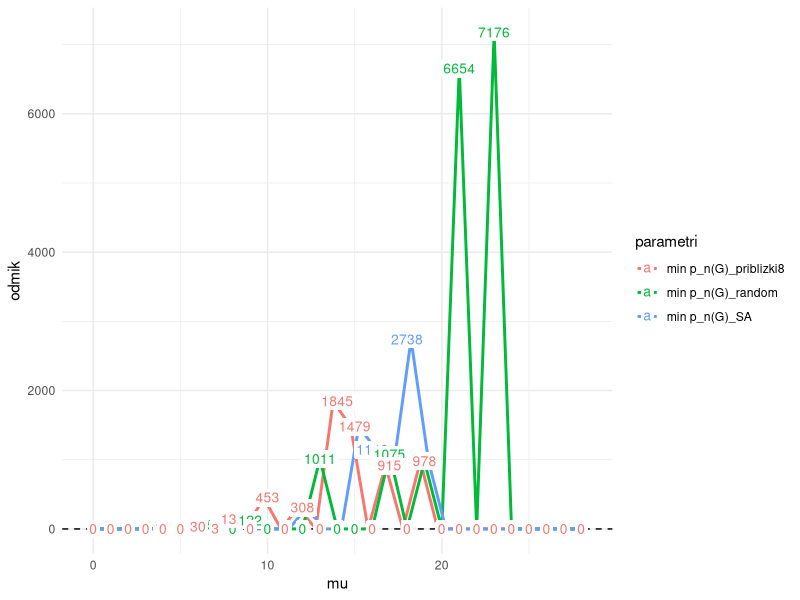
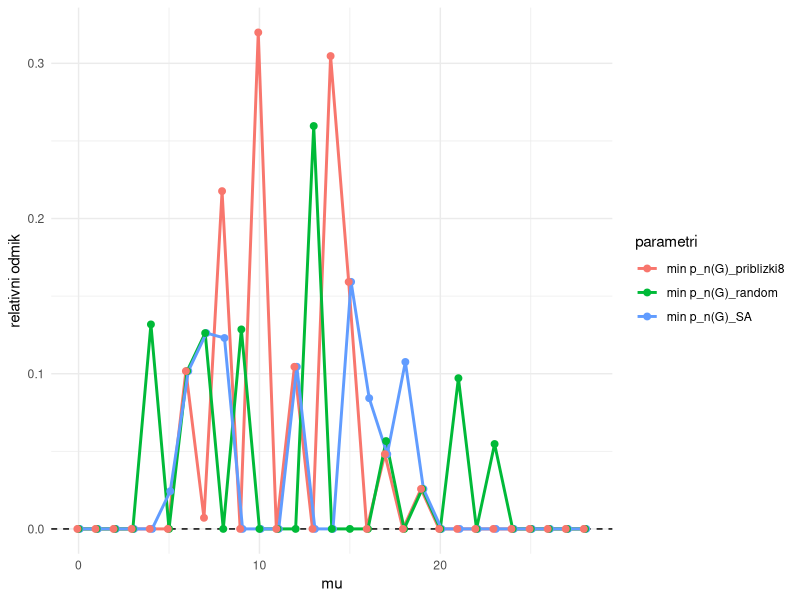
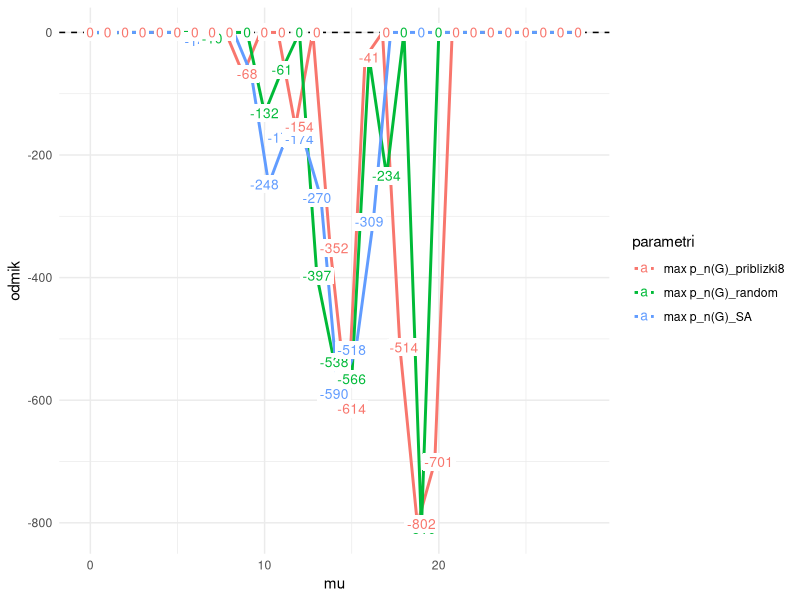
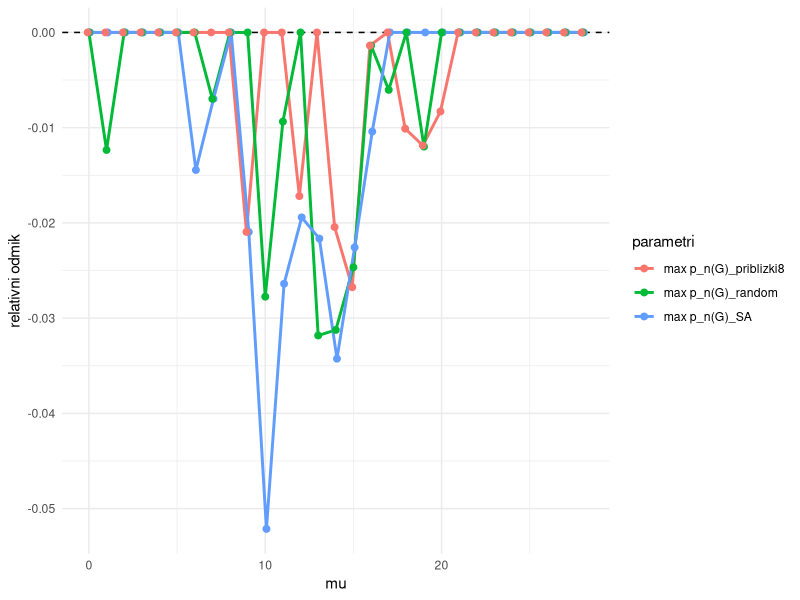

Source code (R) for these figures, in order:
library(readxl)
library(dplyr)
library(tidyverse)
library(ggplot2)
library(knitr)
library(kableExtra)



osnovno <- read.csv("1del_SA_n_9.csv") %>%
  rename(
    `min p_n(G)_SA`= `min.p_n.G.`,
    `max p_n(G)_SA`=`max.p_n.G.`,
    `graph_min_SA` = `graph6_min`,
    `graph_max_SA` = `graph6_max`) %>%
  .[-(1:62), ]

random <- read.csv("1del_SA_n9_random.csv") %>%
rename(
  `min p_n(G)_random`= `min.p_n.G.`,
  `max p_n(G)_random`=`max.p_n.G.`,
  `graph_min_random` = `graph6_min`,
  `graph_max_random` = `graph6_max`)

priblizki8 <- read.csv("1del_SA_n9_priblizki8.csv") %>%
  rename(
    `min p_n(G)_priblizki8`= `min.p_n.G.`,
    `max p_n(G)_priblizki8`=`max.p_n.G.`,
    `graph_min_priblizki8` = `graph6_min`,
    `graph_max_priblizki8` = `graph6_max`) %>%
    .[-(1:22), ]

tocne_vrednosti <- read.csv("1del_mali.csv") %>%
rename(
  `min p_n(G)_pravilno`= `min_pn`,
  `max p_n(G)_pravilno`=`max_pn`,
  `graph_min_pravilno` = `min_g6`,
  `graph_max_pravilno` = `max_g6`) %>%
  .[-(1:62), ]


tabela_vseh_podatkov <- cbind(tocne_vrednosti, osnovno, random, priblizki8) %>%
  select(c(1,2,3,5,9,10,15,16,21,22))





##########################################
#najprej za minimum
graf_1 <- tabela_vseh_podatkov %>%
  select(1, 2, starts_with("min")) %>%
  pivot_longer(-c(1,2), names_to = "parametri", values_to = "vrednosti") %>%
  mutate(
    parametri = factor(parametri)
  )

# pravilne vrednosti (po vrsticah!)
pravilna_1 <- tabela_vseh_podatkov %>%
  pull(`min p_n(G)_pravilno`)

tabela_1 <- tabela_vseh_podatkov %>%
  select(n, mu, `min p_n(G)_pravilno`, starts_with("min p_n(G)_")) %>%
  pivot_longer(
    cols = -c(n, mu, `min p_n(G)_pravilno`),
    names_to = "parametri",
    values_to = "vrednosti"
  ) %>%
  mutate(
    parametri = factor(parametri),
    odmik = vrednosti - `min p_n(G)_pravilno`,
    relativni_odmik = odmik / `min p_n(G)_pravilno`
  )

# povzetek odmikov po metodi/parametru
povzetek_min <- tabela_1 %>%
  group_by(parametri) %>%
  summarise(
    vsota_odmikov   = sum(odmik, na.rm = TRUE),
    vsota_relativnih_odmikov = sum(relativni_odmik, na.rm = TRUE),
    stevilo_odmikov = sum(odmik != 0, na.rm = TRUE),
    .groups = "drop"
  )


#da bom lahko to tabelo uvozila v R
kable(
  povzetek_min,
  format = "latex",
  booktabs = TRUE,
  caption = "Povzetek odmikov za minimalno število podpoti"
) %>%
  kable_styling(latex_options = c("hold_position", "striped")) %>%
  save_kable("povzetek_min_n9.tex")



# 1. razširimo v široko tabelo: vsak parameter svoj stolpec
wide <- graf_1 %>%
  select(-n) %>%
  pivot_wider(
    names_from = parametri,
    values_from = vrednosti
  )

# 2. izračunamo odmik od pravilne vrednosti
wide_diff <- wide %>%
  mutate(
    across(
      -`mu`,
      ~ .x - `min p_n(G)_pravilno`
    )
  )

# 3. vrnemo nazaj v dolg format, brez stolpca "pravilno" (ta ima odmik 0)
diff_long <- wide_diff %>%
  select(-`min p_n(G)_pravilno`) %>%
  pivot_longer(
    cols = -`mu`,
    names_to = "parametri",
    values_to = "odmik"
  )

# 4. graf: odmik glede na µ(G)
dodge <- position_dodge(width = 0.7)

ggplot(tabela_1, aes(x = `mu`, y = odmik, color = parametri, group = parametri)) +
  geom_hline(yintercept = 0, linetype = "dashed") +
  geom_line(linewidth = 1, position = dodge) +
  geom_point(size = 1, position = dodge) +
  geom_label(
    aes(label = odmik),
    size = 3.5,
    fill = "white",
    label.size = 0,
    label.padding = unit(0.15, "lines")
  ) +
  theme_minimal()

# GRAF KI POKAŽE KOLIKŠNI SO BILI RELATIVNI ODMIKI OD PRAVILNE VREDNOSTI
# 1. široka tabela (vsak parameter svoj stolpec)
wide <- graf_1 %>%
  select(-n) %>%
  pivot_wider(
    names_from = parametri,
    values_from = vrednosti
  )

# 2. RELATIVNI odmik od pravilne vrednosti
#    (če želiš ABSOLUTNI relativni odmik, zavij v abs(...))

wide_rel <- wide %>%
  mutate(
    across(
      -`mu`,
      ~ (.x - `min p_n(G)_pravilno`) / `min p_n(G)_pravilno`
      # za absolutni odmik:
      # ~ abs(.x - `min p_n(G)_pravilno`) / `min p_n(G)_pravilno`
    )
  )

# 3. nazaj v dolg format, brez stolpca "pravilno"
rel_long <- wide_rel %>%
  select(-`min p_n(G)_pravilno`) %>%
  pivot_longer(
    cols = -`mu`,
    names_to = "parametri",
    values_to = "relativni_odmik"
  )

# 4. graf relativnih odmikov
ggplot(rel_long, aes(x = `mu`, y = relativni_odmik, color = parametri, group = parametri)) +
  geom_hline(yintercept = 0, linetype = "dashed") +
  geom_line(linewidth = 1, position = position_dodge(width = 0.2)) +
  geom_point(size = 2, position = position_dodge(width = 0.2)) +
  labs(
    x = "mu",
    y = "relativni odmik",
    color = "parametri"
  ) +
  theme_minimal()






#################################
#še za max
graf_2 <- tabela_vseh_podatkov %>%
  select(1, 2, starts_with("max")) %>%
  pivot_longer(-c(1,2), names_to = "parametri", values_to = "vrednosti") %>%
  mutate(parametri = factor(parametri))

# pravilne vrednosti (po vrsticah!)
pravilna_2 <- tabela_vseh_podatkov %>%
  pull(`max p_n(G)_pravilno`)

tabela_2 <- tabela_vseh_podatkov %>%
  select(n, mu, `max p_n(G)_pravilno`, starts_with("max p_n(G)_")) %>%
  pivot_longer(
    cols = -c(n, mu, `max p_n(G)_pravilno`),
    names_to = "parametri",
    values_to = "vrednosti"
  ) %>%
  mutate(
    parametri = factor(parametri),
    odmik = vrednosti - `max p_n(G)_pravilno`,
    relativni_odmik = odmik / `max p_n(G)_pravilno`
  )

# povzetek odmikov po metodi/parametru
povzetek_max <- tabela_2 %>%
  group_by(parametri) %>%
  summarise(
    vsota_odmikov            = sum(odmik, na.rm = TRUE),
    vsota_relativnih_odmikov = sum(relativni_odmik, na.rm = TRUE),
    stevilo_odmikov          = sum(odmik != 0, na.rm = TRUE),
    .groups = "drop"
  )

kable(
  povzetek_max,
  format = "latex",
  booktabs = TRUE,
  caption = "Povzetek odmikov za maksimalno število podpoti"
) %>%
  kable_styling(latex_options = c("hold_position", "striped")) %>%
  save_kable("povzetek_max_n9.tex")




# --- GRAF: absolutni odmiki glede na mu ---

wide_max <- graf_2 %>%
  select(-n) %>%
  pivot_wider(
    names_from = parametri,
    values_from = vrednosti
  )

wide_diff_max <- wide_max %>%
  mutate(
    across(
      -mu,
      ~ .x - `max p_n(G)_pravilno`
    )
  )

diff_long_max <- wide_diff_max %>%
  select(-`max p_n(G)_pravilno`) %>%
  pivot_longer(
    cols = -mu,
    names_to = "parametri",
    values_to = "odmik"
  )

dodge <- position_dodge(width = 0.7)

ggplot(diff_long_max, aes(x = mu, y = odmik, color = parametri, group = parametri)) +
  geom_hline(yintercept = 0, linetype = "dashed") +
  geom_line(linewidth = 1, position = dodge) +
  geom_point(size = 1, position = dodge) +
  geom_label(
    aes(label = odmik),
    size = 3.5,
    fill = "white",
    label.size = 0,
    label.padding = unit(0.15, "lines")
  ) +
  theme_minimal()

# --- GRAF: relativni odmiki glede na mu ---

wide_rel_max <- wide_max %>%
  mutate(
    across(
      -mu,
      ~ (.x - `max p_n(G)_pravilno`) / `max p_n(G)_pravilno`
      # če želiš absolutni relativni odmik:
      # ~ abs(.x - `max p_n(G)_pravilno`) / `max p_n(G)_pravilno`
    )
  )

rel_long_max <- wide_rel_max %>%
  select(-`max p_n(G)_pravilno`) %>%
  pivot_longer(
    cols = -mu,
    names_to = "parametri",
    values_to = "relativni_odmik"
  )

ggplot(rel_long_max, aes(x = mu, y = relativni_odmik, color = parametri, group = parametri)) +
  geom_hline(yintercept = 0, linetype = "dashed") +
  geom_line(linewidth = 1, position = position_dodge(width = 0.2)) +
  geom_point(size = 2, position = position_dodge(width = 0.2)) +
  labs(
    x = "mu",
    y = "relativni odmik",
    color = "parametri"
  ) +
  theme_minimal()
